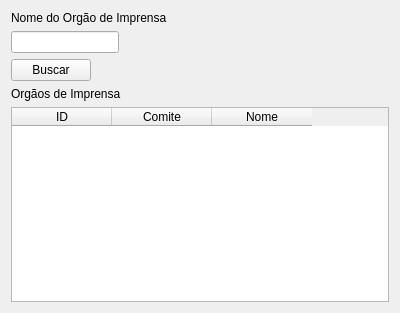
<?xml version="1.0" encoding="UTF-8"?>
<ui version="4.0">
 <class>Form</class>
 <widget class="QWidget" name="Form">
  <property name="geometry">
   <rect>
    <x>0</x>
    <y>0</y>
    <width>400</width>
    <height>313</height>
   </rect>
  </property>
  <property name="windowTitle">
   <string>Buscar Orgão de Imprensa</string>
  </property>
  <layout class="QFormLayout" name="formLayout">
   <item row="0" column="0">
    <widget class="QLabel" name="label">
     <property name="text">
      <string>Nome do Orgão de Imprensa</string>
     </property>
    </widget>
   </item>
   <item row="1" column="0">
    <widget class="QLineEdit" name="qlinenome">
     <property name="maxLength">
      <number>50</number>
     </property>
    </widget>
   </item>
   <item row="3" column="0">
    <widget class="QLabel" name="label_2">
     <property name="text">
      <string>Orgãos de Imprensa</string>
     </property>
    </widget>
   </item>
   <item row="5" column="0" colspan="2">
    <widget class="QTableWidget" name="qtable">
     <column>
      <property name="text">
       <string>ID</string>
      </property>
     </column>
     <column>
      <property name="text">
       <string>Comite</string>
      </property>
     </column>
     <column>
      <property name="text">
       <string>Nome</string>
      </property>
     </column>
    </widget>
   </item>
   <item row="2" column="0">
    <widget class="QPushButton" name="qsbutton">
     <property name="text">
      <string>Buscar</string>
     </property>
    </widget>
   </item>
  </layout>
 </widget>
 <resources/>
 <connections/>
</ui>
